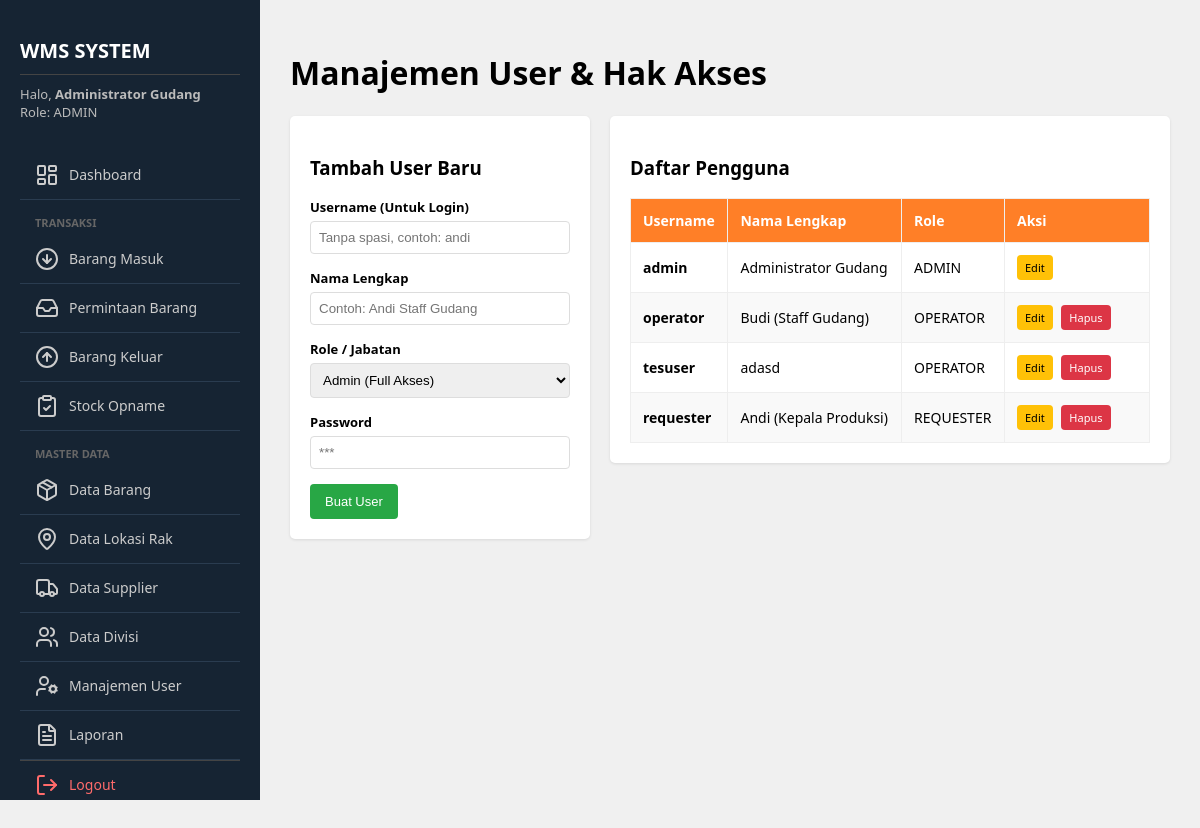
Page /master/master_user.php (signed in) on the committed database.
### tables this page shows
CREATE TABLE `users` (
  `id` int(11) NOT NULL,
  `username` varchar(50) NOT NULL,
  `password` varchar(255) NOT NULL,
  `role` enum('admin','operator','requester') NOT NULL,
  `nama_lengkap` varchar(100) NOT NULL,
  `created_at` timestamp NOT NULL DEFAULT current_timestamp()
);

### master/master_user.php (the view, shortened to what this page needs)
<?php
include '../config/koneksi.php';
$u_edit=""; $n_edit=""; $r_edit=""; $id_edit="";
$aksi="simpan";
?>
<?php include '../includes/header.php'; ?>
    <div class="wrapper">
        <?php include '../includes/sidebar.php'; ?>
        <div class="content">
            <h1>Manajemen User & Hak Akses</h1>
            <div style="display: flex; gap: 20px; align-items: flex-start;">
                <div class="card" style="flex: 1;">
                    <h3><?= ($aksi == 'simpan') ? 'Tambah User Baru' : 'Edit User'; ?></h3>
                    <form method="POST" action="">
                        <div class="form-group">
                            <label>Username (Untuk Login)</label>
                            <input type="text" name="username" value="<?= $u_edit ?>" required placeholder="Tanpa spasi, contoh: andi" <?= ($aksi=='update') ? 'readonly style="background:#e9ecef"' : '' ?>>
                        </div>
                        <div class="form-group">
                            <label>Nama Lengkap</label>
                            <input type="text" name="nama_lengkap" value="<?= $n_edit ?>" required placeholder="Contoh: Andi Staff Gudang">
                        </div>
                        <div class="form-group">
                            <label>Role / Jabatan</label>
                            <select name="role" required>
                                <option value="admin" <?= ($r_edit=='admin')?'selected':'' ?>>Admin (Full Akses)</option>
                            </select>
                        </div>
                        <div class="form-group">
                            <label>Password <?= ($aksi=='update') ? '<small>(Kosongkan jika tidak ingin mengubah password)</small>' : '' ?></label>
                            <input type="password" name="password" <?= ($aksi=='simpan') ? 'required' : '' ?> placeholder="***">
                        </div>
                        <button type="submit" name="<?= $aksi ?>" class="btn btn-primary">
                            <?= ($aksi == 'simpan') ? 'Buat User' : 'Simpan Perubahan'; ?>
                        </button>
                    </form>
                </div>
                <div class="card" style="flex: 2;">
                    <h3>Daftar Pengguna</h3>
                    <table>
                        <thead>
                            <tr>
                                <th>Username</th>
                                <th>Nama Lengkap</th>
                                <th>Role</th>
                                <th width="120">Aksi</th>
                            </tr>
                        </thead>
                        <tbody>
                            <?php
                            $q = mysqli_query($koneksi, "SELECT * FROM users ORDER BY role ASC, username ASC");
                            if(mysqli_num_rows($q) > 0){
                                while($row = mysqli_fetch_assoc($q)){
                                    if($row['role']=='admin') $badge = 'badge-admin';
                                    elseif($row['role']=='operator') $badge = 'badge-operator';
                                    else $badge = 'badge-requester';
                            ?>
                            <tr>
                                <td><b><?= $row['username'] ?></b></td>
                                <td><?= $row['nama_lengkap'] ?></td>
                                <td><span class="badge <?= $badge ?>"><?= strtoupper($row['role']) ?></span></td>
                                <td>
                                    <a href="master_user.php?edit=<?= $row['id'] ?>" class="btn btn-warning" style="font-size: 11px; padding: 5px 8px;">Edit</a>
                                    <?php if($row['id'] != $_SESSION['id_user']): ?>
                                        <a href="master_user.php?hapus=<?= $row['id'] ?>" class="btn btn-danger" style="font-size: 11px; padding: 5px 8px;" onclick="return confirm('Yakin hapus user ini? Login mereka akan hangus.')">Hapus</a>
                                    <?php endif; ?>
                                </td>
                            </tr>
                            <?php
                                }
                            } else {
                                echo "<tr><td colspan='4' style='text-align:center; padding:20px;'>Belum ada user.</td></tr>";
                            }
                            ?>
                        </tbody>
                    </table>
                </div>
            </div>
        </div>
    </div>
</body>
</html>

### includes/header.php (style rules this page uses)
body { font-family: 'Segoe UI', Tahoma, Geneva, Verdana, sans-serif; background-color: #f0f0f0; margin: 0; padding: 0; display: flex; height: 100vh; overflow: hidden; }
.wrapper { display: flex; width: 100%; height: 100%; }
.content { flex: 1; padding: 30px; overflow-y: auto; height: 100%; }
.card { background: white; padding: 20px; border-radius: 5px; box-shadow: 0 1px 3px rgba(0, 0, 0, 0.1); margin-bottom: 20px; }
.form-group { margin-bottom: 15px; }
.form-group label { display: block; margin-bottom: 5px; font-weight: bold; font-size: 13px; }
.form-group input, .form-group select { width: 100%; padding: 8px; border: 1px solid #ddd; border-radius: 4px; box-sizing: border-box; }
.btn { padding: 10px 15px; border: none; border-radius: 4px; cursor: pointer; color: white; text-decoration: none; display: inline-block; font-size: 13px; margin-right: 5px; }
.btn-primary { background: #28a745; }
.btn-warning { background: #ffc107; color: black; }
.btn-danger { background: #dc3545; }
table { width: 100%; border-collapse: collapse; margin-top: 15px; font-size: 14px; }
th, td { border: 1px solid #eee; padding: 12px; text-align: left; }
th { background-color: #FF7F27; color: white; }
tr:nth-child(even) { background-color: #f9f9f9; }

### rows in the picture
users: username "admin", nama_lengkap "Administrator Gudang", role "ADMIN"
users: username "operator", nama_lengkap "Budi (Staff Gudang)", role "OPERATOR"
users: username "tesuser", nama_lengkap "adasd", role "OPERATOR"
users: username "requester", nama_lengkap "Andi (Kepala Produksi)", role "REQUESTER"

### other values in the picture
$nama_user "Administrator Gudang"
$role_user "ADMIN"
